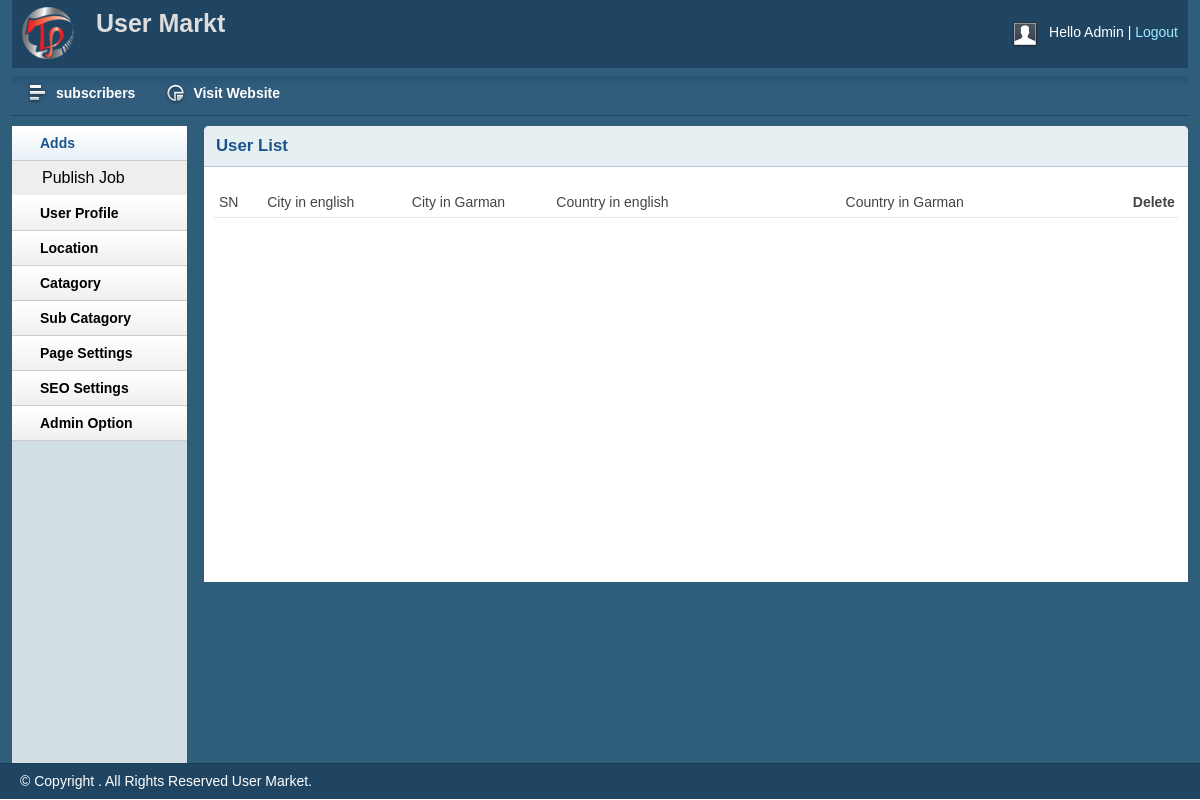
Before: /admin/view-fotter.php (signed in) with the older database file.
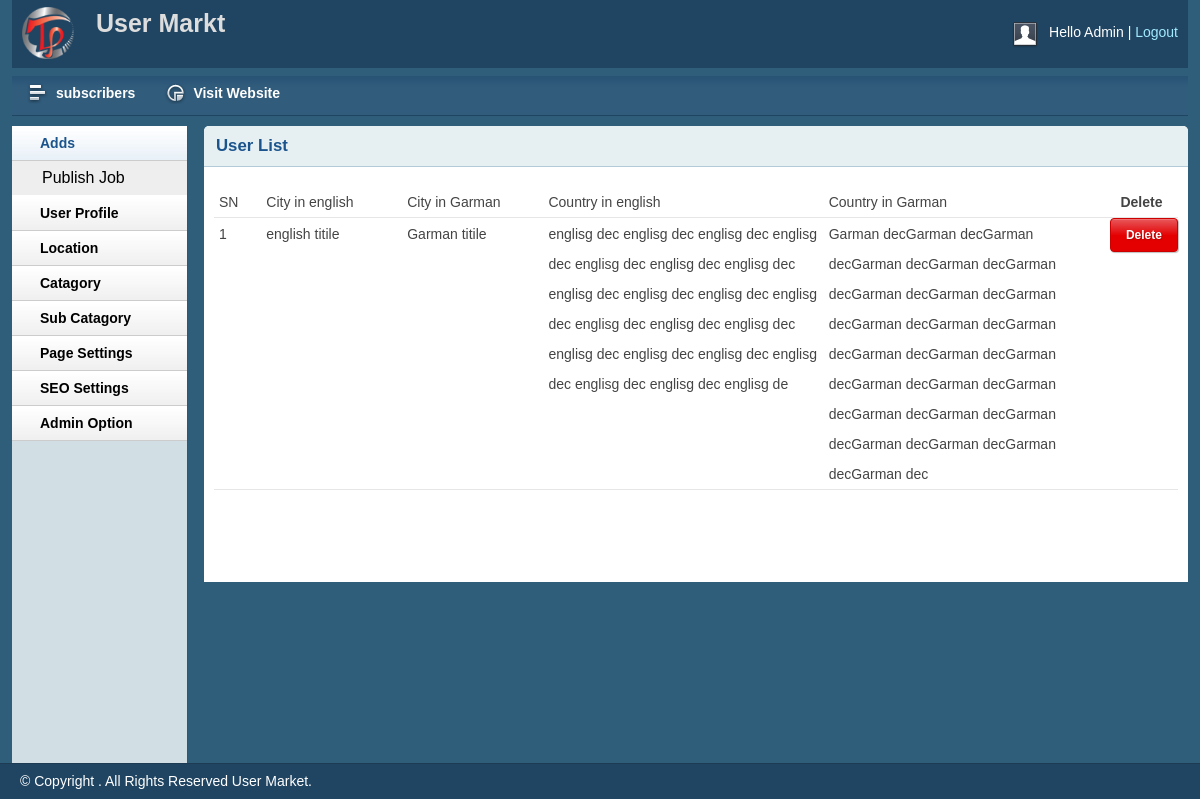
After: the same page with the newer database file.
### tables this page shows
CREATE TABLE `footer` (
  `id` int(11) NOT NULL,
  `en_titile` varchar(250) NOT NULL,
  `de_titile` varchar(250) NOT NULL,
  `en_dec` varchar(250) NOT NULL,
  `de_dec` varchar(250) NOT NULL
);

### lib/view.php (called while the page is built, shortened)
<?php
Class Database{
	public $host   = DB_HOST;
	public $user   = DB_USER;
	public $pass   = DB_PASS;
	public $dbname = DB_NAME;
	public $link;
	private function connectDB(){
	$this->link = new mysqli($this->host, $this->user, $this->pass, $this->dbname);
 }
	public function select($query){
		$result = $this->link->query($query) or die($this->link->error.__LINE__);
		if($result->num_rows > 0){
			return $result;
		} else {
			return false;
		}
	}
}

### admin/view-fotter.php (the view, shortened to what this page needs)
<?php include 'inc/hader.php'; ?>
<?php include 'inc/saidber.php'; ?>
 <div class="grid_10">
            <div class="box round first grid">
                <h2>User List</h2>
                <div class="block">
                    <table class="data display datatable" id="example">
                    <thead>
                        <tr class="odd gradeX">
                            <td width="5%">SN</td>
                            <td width="15%">City in english</td>
                            <td width="15%">City in Garman</td>
                            <td width="30%">Country in english</td>
                            <td width="30%">Country in Garman</td>
                            <th width="5%">Delete</th>
                        </tr>
                    </thead>
                    <tbody>
                        <?php
                        $query = "select * from footer order by id desc";
                        $contact = $db->select($query);
                        if ($contact) {
                            $i=0;
                        while ($result= $contact -> fetch_assoc()) {
                            $i++;
                    ?>
                        <tr class="even gradeC">
                            <td><?php echo $i;  ?></td>
                            <td><?php echo $result['en_titile']; ?></td>
                            <td><?php echo $result['de_titile']; ?></td>
                            <td><?php echo $result['en_dec']; ?></td>
                            <td><?php echo $result['de_dec']; ?></td>
                            <td><a class="btn btn-red CoustRead02 " onclick="return confirm('Are you sure to DELETE!');"
                         href="?delid=<?php echo $result['id']; ?>  ">Delete</a></td>
                        </tr>
                        <?php  }} ?>
                    </tbody>
                </table>
               </div>
            </div>
        </div>
<?php include 'inc/foter.php'; ?>

Changed rows visible on the page:
added footer: en_titile "english titile", de_titile "Garman titile", en_dec "englisg dec englisg dec englisg dec englisg dec englisg dec englisg dec englisg dec englisg dec englisg dec englisg dec englisg dec englisg dec englisg dec englisg dec englisg dec englisg dec englisg dec englisg dec englisg dec englisg dec englisg de", de_dec "Garman decGarman decGarman decGarman decGarman decGarman decGarman decGarman decGarman decGarman decGarman decGarman decGarman decGarman decGarman decGarman decGarman decGarman decGarman decGarman decGarman decGarman decGarman decGarman decGarman dec"
